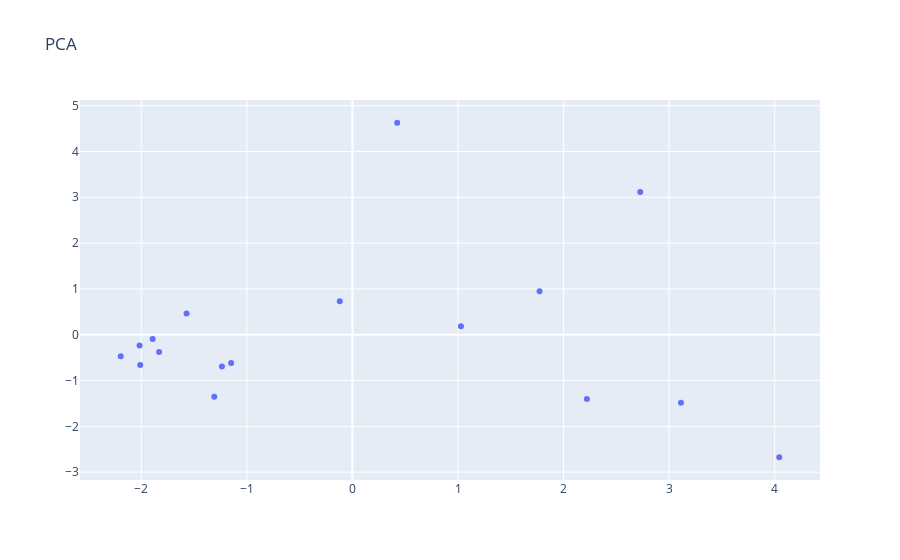

Notebook source saved alongside this figure:
### Code cell
trace = go.Scatter(x=result['X'].values,

                    y=result['Y'].values,

                    text=result['Palabra'].values,

                    mode='markers') 
 
layout = go.Layout(title="PCA")
 
fig = go.Figure(data=trace, layout=layout)

iplot(fig)

### Figure 1 — Plotly figure (JSON) as saved in the notebook; plotly's stock layout.template omitted (floating-point values rounded to 4 significant figures)
{"data": [{"mode": "markers", "text": ["brave", "tweet", "#oblivion", "is", "better", "than", "in", "every", "way", "excluding", "the", "ability", "to", "forge", "weapons", "and", "armor"], "type": "scatter", "x": [2.221, 4.043, 3.112, -2.009, -1.148, -1.831, -2.194, -1.308, -1.236, 1.028, -1.892, -0.1198, -2.016, 1.773, 0.4241, -1.571, 2.726], "y": [-1.406, -2.674, -1.483, -0.6625, -0.6192, -0.3776, -0.4701, -1.356, -0.6933, 0.1863, -0.09345, 0.7313, -0.2338, 0.9467, 4.627, 0.4636, 3.114]}], "layout": {"title": {"text": "PCA"}}}
